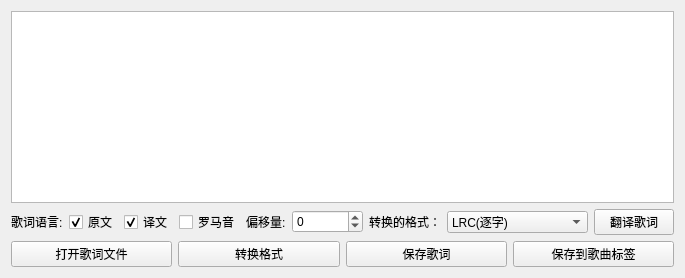
<?xml version="1.0" encoding="UTF-8"?>
<ui version="4.0">
 <class>open_lyrics</class>
 <widget class="QWidget" name="open_lyrics">
  <layout class="QVBoxLayout" name="verticalLayout">
   <item>
    <widget class="QPlainTextEdit" name="plainTextEdit">
     <property name="lineWrapMode">
      <enum>QPlainTextEdit::LineWrapMode::NoWrap</enum>
     </property>
     <property name="readOnly">
      <bool>true</bool>
     </property>
    </widget>
   </item>
   <item>
    <layout class="QHBoxLayout" name="horizontalLayout_2">
     <item>
      <widget class="QLabel" name="label">
       <property name="text">
        <string>歌词语言:</string>
       </property>
      </widget>
     </item>
     <item>
      <widget class="QCheckBox" name="original_checkBox">
       <property name="text">
        <string>原文</string>
       </property>
       <property name="checked">
        <bool>true</bool>
       </property>
      </widget>
     </item>
     <item alignment="Qt::AlignmentFlag::AlignLeft">
      <widget class="QCheckBox" name="translate_checkBox">
       <property name="sizePolicy">
        <sizepolicy hsizetype="Fixed" vsizetype="Fixed">
         <horstretch>0</horstretch>
         <verstretch>0</verstretch>
        </sizepolicy>
       </property>
       <property name="text">
        <string>译文</string>
       </property>
       <property name="checked">
        <bool>true</bool>
       </property>
      </widget>
     </item>
     <item alignment="Qt::AlignmentFlag::AlignLeft">
      <widget class="QCheckBox" name="romanized_checkBox">
       <property name="sizePolicy">
        <sizepolicy hsizetype="Fixed" vsizetype="Fixed">
         <horstretch>0</horstretch>
         <verstretch>0</verstretch>
        </sizepolicy>
       </property>
       <property name="text">
        <string>罗马音</string>
       </property>
      </widget>
     </item>
     <item>
      <widget class="QLabel" name="label_5">
       <property name="sizePolicy">
        <sizepolicy hsizetype="Fixed" vsizetype="Preferred">
         <horstretch>0</horstretch>
         <verstretch>0</verstretch>
        </sizepolicy>
       </property>
       <property name="text">
        <string>偏移量:</string>
       </property>
      </widget>
     </item>
     <item>
      <widget class="QSpinBox" name="offset_spinBox">
       <property name="sizePolicy">
        <sizepolicy hsizetype="Preferred" vsizetype="Fixed">
         <horstretch>0</horstretch>
         <verstretch>0</verstretch>
        </sizepolicy>
       </property>
       <property name="wrapping">
        <bool>false</bool>
       </property>
       <property name="buttonSymbols">
        <enum>QAbstractSpinBox::ButtonSymbols::UpDownArrows</enum>
       </property>
       <property name="accelerated">
        <bool>false</bool>
       </property>
       <property name="showGroupSeparator" stdset="0">
        <bool>false</bool>
       </property>
       <property name="minimum">
        <number>-999999999</number>
       </property>
       <property name="maximum">
        <number>999999999</number>
       </property>
       <property name="singleStep">
        <number>100</number>
       </property>
      </widget>
     </item>
     <item>
      <widget class="QLabel" name="label_2">
       <property name="text">
        <string>转换的格式：</string>
       </property>
      </widget>
     </item>
     <item>
      <widget class="QComboBox" name="lyricsformat_comboBox">
       <item>
        <property name="text">
         <string>LRC(逐字)</string>
        </property>
       </item>
       <item>
        <property name="text">
         <string>LRC(逐行)</string>
        </property>
       </item>
       <item>
        <property name="text">
         <string>增强型LRC(ESLyric)</string>
        </property>
       </item>
       <item>
        <property name="text">
         <string>SRT</string>
        </property>
       </item>
       <item>
        <property name="text">
         <string>ASS</string>
        </property>
       </item>
      </widget>
     </item>
     <item>
      <widget class="QPushButton" name="translate_pushButton">
       <property name="text">
        <string>翻译歌词</string>
       </property>
      </widget>
     </item>
    </layout>
   </item>
   <item>
    <layout class="QHBoxLayout" name="horizontalLayout">
     <item>
      <widget class="QPushButton" name="open_pushButton">
       <property name="sizePolicy">
        <sizepolicy hsizetype="Minimum" vsizetype="Preferred">
         <horstretch>0</horstretch>
         <verstretch>0</verstretch>
        </sizepolicy>
       </property>
       <property name="text">
        <string>打开歌词文件</string>
       </property>
      </widget>
     </item>
     <item>
      <widget class="QPushButton" name="convert_pushButton">
       <property name="text">
        <string>转换格式</string>
       </property>
      </widget>
     </item>
     <item>
      <widget class="QPushButton" name="save_pushButton">
       <property name="sizePolicy">
        <sizepolicy hsizetype="Minimum" vsizetype="Preferred">
         <horstretch>0</horstretch>
         <verstretch>0</verstretch>
        </sizepolicy>
       </property>
       <property name="text">
        <string>保存歌词</string>
       </property>
      </widget>
     </item>
     <item>
      <widget class="QPushButton" name="save2tag_pushButton">
       <property name="text">
        <string>保存到歌曲标签</string>
       </property>
      </widget>
     </item>
    </layout>
   </item>
  </layout>
 </widget>
 <resources/>
 <connections/>
</ui>
